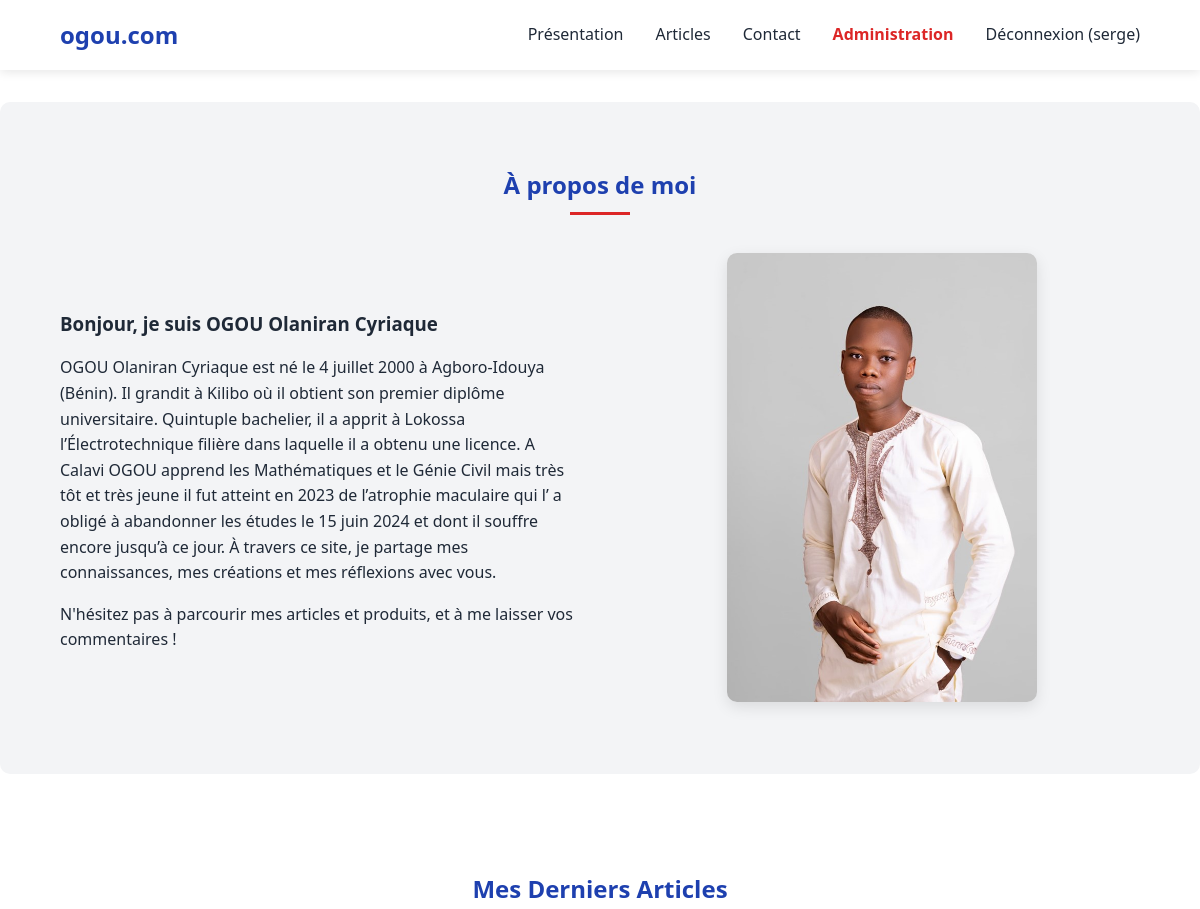
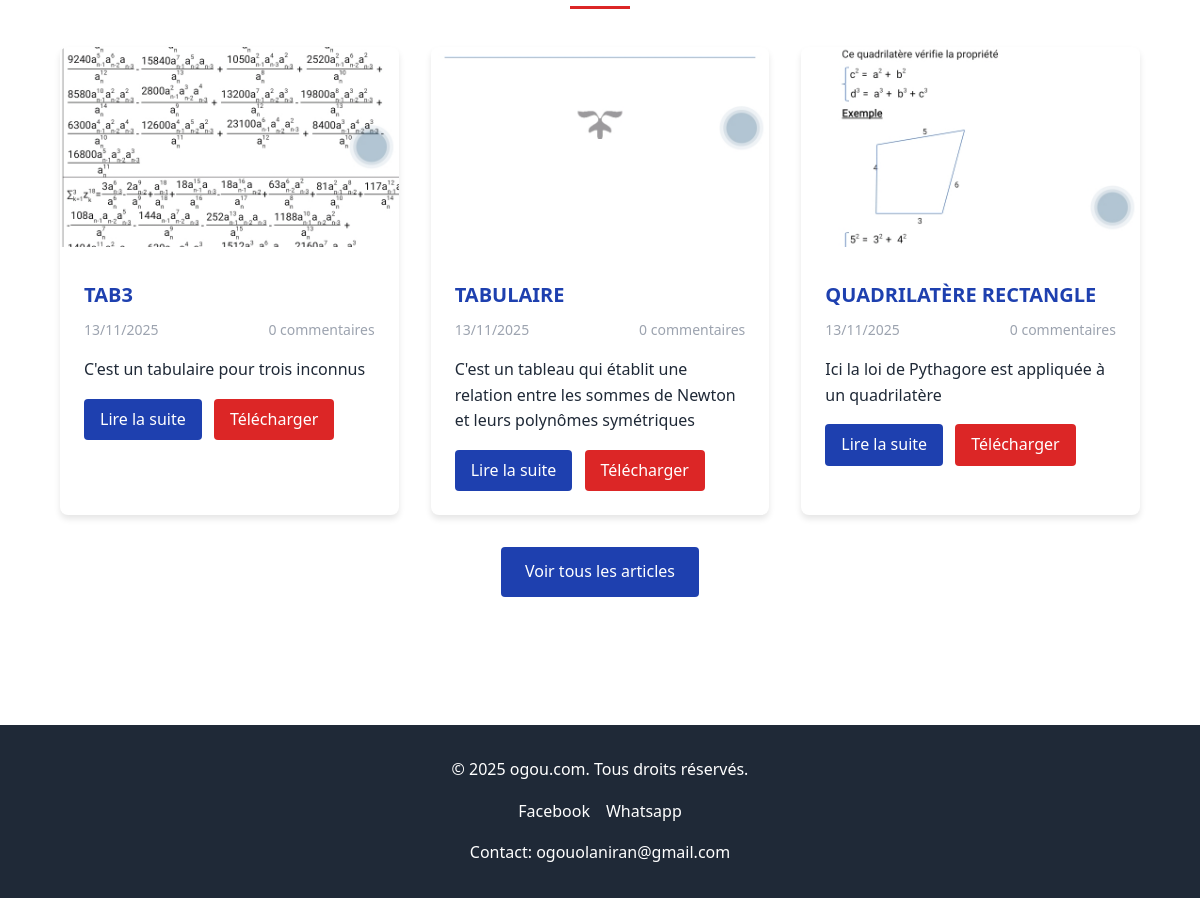
The app's page / (signed in) with its own data (2 pictures, top to bottom).
### blog/models.py (models this page shows, shortened)
class Article(models.Model):
    title = models.CharField(max_length=200, verbose_name="Titre")
    slug = models.SlugField(unique=True)
    content = models.TextField(verbose_name="Contenu")
    excerpt = models.TextField(max_length=500, verbose_name="Extrait")
    image = models.ImageField(upload_to='articles/images/', blank=True, null=True, verbose_name="Image")
    file = models.FileField(upload_to='articles/files/', blank=True, null=True, verbose_name="Fichier à télécharger")
    created_at = models.DateTimeField(auto_now_add=True, verbose_name="Date de création")
    updated_at = models.DateTimeField(auto_now=True, verbose_name="Date de modification")
    is_published = models.BooleanField(default=True, verbose_name="Publié")
    class Meta:
        verbose_name = "Article"
        verbose_name_plural = "Articles"
        ordering = ['-created_at']

### blog/views.py (the view)
# urls.py: path('', views.home, name='home'),
def home(request):
    articles = Article.objects.filter(is_published=True)[:3]
    context = {
        'articles': articles,
    }
    return render(request, 'blog/home.html', context)

### blog/templates/blog/home.html (shortened to what this page needs)
{% extends 'base.html' %}
{% load static %}
{% block content %}
<section id="presentation" style="padding: 4rem 5%; max-width: 1200px; margin: 2rem auto; background-color: #f3f4f6; border-radius: 10px;">
    <h2 style="text-align: center; margin-bottom: 3rem; color: #1e40af; position: relative;">
        À propos de moi
        <span style="content: ''; position: absolute; bottom: -10px; left: 50%; transform: translateX(-50%); width: 60px; height: 3px; background-color: #dc2626;"></span>
    </h2>
    <div style="display: flex; align-items: center; gap: 3rem;">
        <div style="flex: 1;">
            <h3 style="margin-bottom: 1rem;">Bonjour, je suis OGOU Olaniran Cyriaque</h3>
            <p style="margin-bottom: 1rem;">OGOU Olaniran Cyriaque est né le 4 juillet 2000 à Agboro-Idouya (Bénin). Il grandit à Kilibo où il obtient son premier diplôme universitaire. Quintuple bachelier,
              il a apprit à Lokossa l’Électrotechnique filière dans laquelle il a obtenu une licence. A Calavi OGOU apprend les Mathématiques et le Génie Civil mais très tôt et très jeune il fut atteint en 2023
              de l’atrophie maculaire qui l’ a obligé à abandonner les études le 15 juin 2024 et dont il souffre encore jusqu’à ce jour. À travers ce site, je partage mes connaissances, mes créations
              et mes réflexions avec vous.</p>
            <p>N'hésitez pas à parcourir mes articles et produits, et à me laisser vos commentaires !</p>
        </div>
        <div style="flex: 1; text-align: center;">
            <img src="{% static 'images/Picture1.jpg' %}" alt="Votre photo" style="max-width: 60%; border-radius: 10px; box-shadow: 0 5px 15px rgba(0, 0, 0, 0.1);">
        </div>
    </div>
</section>
<section style="padding: 4rem 5%; max-width: 1200px; margin: 0 auto;">
    <h2 style="text-align: center; margin-bottom: 3rem; color: #1e40af; position: relative;">
        Mes Derniers Articles
        <span style="content: ''; position: absolute; bottom: -10px; left: 50%; transform: translateX(-50%); width: 60px; height: 3px; background-color: #dc2626;"></span>
    </h2>
    <div style="display: grid; grid-template-columns: repeat(auto-fit, minmax(300px, 1fr)); gap: 2rem;">
        {% for article in articles %}
        <div style="background-color: white; border-radius: 8px; overflow: hidden; box-shadow: 0 4px 6px rgba(0, 0, 0, 0.1); transition: transform 0.3s, box-shadow 0.3s;">
            {% if article.image %}
            <img src="{{ article.image.url }}" alt="{{ article.title }}" style="width: 100%; height: 200px; object-fit: cover;">
            {% else %}
            <img src="{% static 'images/placeholder.jpg' %}" alt="Image placeholder" style="width: 100%; height: 200px; object-fit: cover;">
            {% endif %}
            <div style="padding: 1.5rem;">
                <h3 style="font-size: 1.25rem; margin-bottom: 0.5rem; color: #1e40af;">{{ article.title }}</h3>
                <div style="display: flex; justify-content: space-between; color: #9ca3af; font-size: 0.875rem; margin-bottom: 1rem;">
                    <span>{{ article.created_at|date:"d/m/Y" }}</span>
                    <span>{{ article.comments.count }} commentaire{{ article.comments.count|pluralize }}</span>
                </div>
                <p style="color: #1f2937; margin-bottom: 1rem; display: -webkit-box; -webkit-line-clamp: 3; -webkit-box-orient: vertical; overflow: hidden;">
                    {{ article.excerpt }}
                </p>
                <a href="{% url 'article_detail' article.slug %}" style="display: inline-block; background-color: #1e40af; color: white; padding: 0.5rem 1rem; border-radius: 4px; text-decoration: none; font-weight: 500; transition: background-color 0.3s;">
                    Lire la suite
                </a>
                {% if article.file %}
                <a href="{% url 'download_file' article.id %}" style="display: inline-block; background-color: #dc2626; color: white; padding: 0.5rem 1rem; border-radius: 4px; text-decoration: none; font-weight: 500; transition: background-color 0.3s; margin-left: 0.5rem;">
                    Télécharger
                </a>
                {% endif %}
            </div>
        </div>
        {% endfor %}
    </div>
    <div style="text-align: center; margin-top: 2rem;">
        <a href="{% url 'article_list' %}" style="display: inline-block; background-color: #1e40af; color: white; padding: 0.75rem 1.5rem; border-radius: 4px; text-decoration: none; font-weight: 500; transition: background-color 0.3s;">
            Voir tous les articles
        </a>
    </div>
</section>
{% endblock %}

### blog/templates/base.html (shortened to what this page needs)
<!DOCTYPE html>
{% load static %}
<html lang="fr">
<head>
</head>
<body>
    <header>
        <nav>
            <div class="logo">
                <a href="{% url 'home' %}" style="text-decoration: none; color: inherit;">ogou.com</a>
            </div>
<ul class="nav-links">
    <li><a href="{% url 'home' %}#presentation">Présentation</a></li>
    <li><a href="{% url 'article_list' %}">Articles</a></li>
    <li><a href="{% url 'contact' %}">Contact</a></li>
    {% if user.is_authenticated and user.is_staff %}
        <li><a href="{% url 'admin_dashboard' %}" style="color: #dc2626; font-weight: bold;">Administration</a></li>
        <li>
            <form method="POST" action="{% url 'logout' %}" style="display: inline;">
                <button type="submit" style="background: none; border: none; color: #1f2937; cursor: pointer; font: inherit;">
                    Déconnexion ({{ user.username }})
                </button>
            </form>
        </li>
    {% else %}
        <li><a href="{% url 'login' %}">Connexion admin</a></li>
    {% endif %}
</ul>
        </nav>
    </header>
    <main>
        {% block content %}
        {% endblock %}
    </main>
    <footer id="contact">
        <div class="footer-content">
            <p>&copy; 2025 ogou.com. Tous droits réservés.</p>
            <div class="social-links">
                <a href="#">Facebook</a>
                <a href="https://wa.me/22968921436" target="_blank">Whatsapp</a>
            </div>
            <p>Contact: ogouolaniran@gmail.com</p>
        </div>
    </footer>
</body>
</html>

### blog/templates/base.html (style rules this page uses)
:root { --blue: #1e40af; --light-blue: #3b82f6; --white: #ffffff; --black: #1f2937; --red: #dc2626; --light-gray: #f3f4f6; --gray: #9ca3af; }
* { margin: 0; padding: 0; box-sizing: border-box; font-family: 'Segoe UI', Tahoma, Geneva, Verdana, sans-serif; }
body { background-color: var(--white); color: var(--black); line-height: 1.6; }
header { background-color: var(--white); box-shadow: 0 2px 10px rgba(0, 0, 0, 0.1); position: sticky; top: 0; z-index: 100; }
nav { display: flex; justify-content: space-between; align-items: center; padding: 1rem 5%; max-width: 1200px; margin: 0 auto; }
.logo { font-size: 1.5rem; font-weight: bold; color: var(--blue); }
.nav-links { display: flex; list-style: none; }
.nav-links li { margin-left: 2rem; }
.nav-links a { text-decoration: none; color: var(--black); font-weight: 500; transition: color 0.3s; }
footer { background-color: var(--black); color: var(--white); padding: 2rem 5%; text-align: center; margin-top: 4rem; }
.footer-content { max-width: 1200px; margin: 0 auto; }
.social-links { display: flex; justify-content: center; gap: 1rem; margin: 1rem 0; }
.social-links a { color: var(--white); text-decoration: none; transition: color 0.3s; }

### records on screen
Article: image (picture), title "TAB3", created_at "13/11/2025", comments.count "0", excerpt "C'est un tabulaire pour trois inconnus", shows "Télécharger"
Article: image (picture), title "TABULAIRE", created_at "13/11/2025", comments.count "0", excerpt "C'est un tableau qui établit une relation entre les sommes de Newton et leurs polynômes symétriques", shows "Télécharger"
Article: image (picture), title "QUADRILATÈRE RECTANGLE", created_at "13/11/2025", comments.count "0", excerpt "Ici la loi de Pythagore est appliquée à un quadrilatère", shows "Télécharger"

### other values on screen
{{ user.username }} "serge"
